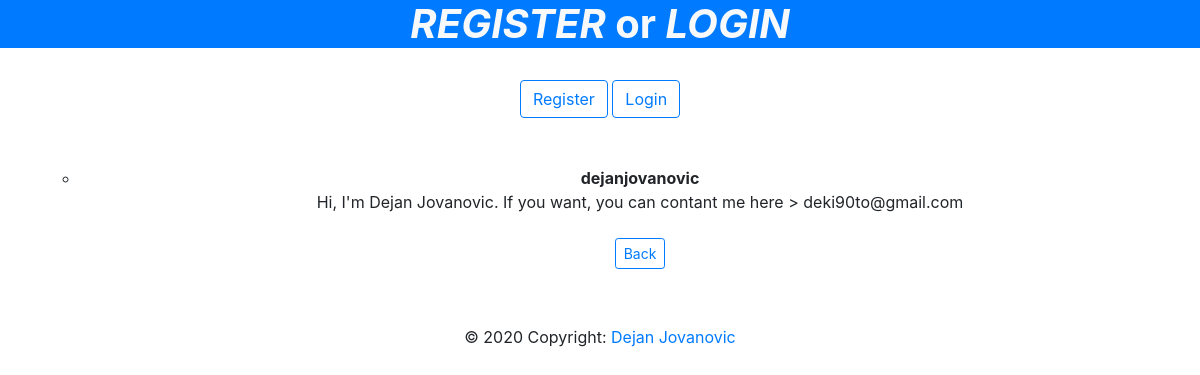
The page /details/24 on the database its author committed.
### test_app/models.py (models this page shows, shortened)
class Post(models.Model):
	author = models.ForeignKey(User, on_delete = models.CASCADE)
	body = models.TextField()

### test_app/views.py (the view)
# urls.py: path('details/<int:pk>', details.as_view(), name = 'details'),
class details(DetailView):
	model = Post
	template_name = 'details.html'

### test_app/templates/details.html (shortened to what this page needs)
{% extends 'base.html' %}
{% block body %}
{% if post %}
<br><br>
<ul>
<li><b>{{ post.author }}</b></li>
		{{ post.body|safe }}
		<br><br>
	    <a href="{% url 'home' %}" class='btn btn-outline-primary btn-sm'> Back </a>
</ul>
{% endif %}
{% endblock %}

### test_app/templates/base.html (style rules this page uses)
body { background-repeat: no-repeat; background-attachment: fixed;*/ background-size: 100% 100%; margin-top: 0px; margin-left: 0px; margin-right: 0px; }

### rows shown on the page
Post: author "dejanjovanovic", body "Hi, I'm Dejan Jovanovic. If you want, you can contant me here > deki90to@gmail.com"
